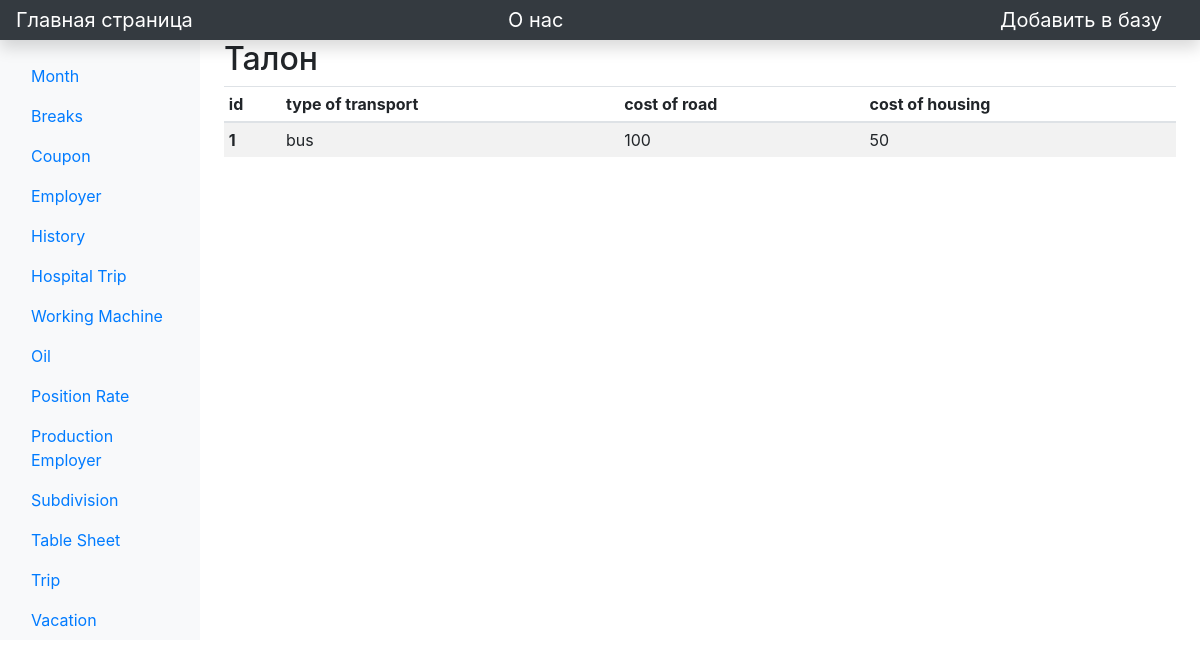
The app's page /view/comupon_ with its own data.
### main/models.py (models this page shows)
class Coupon(models.Model):
    type_of_transport = models.CharField('Type of transport', max_length=64)
    cost_road = models.IntegerField('Price of road')
    cost_housing = models.IntegerField('Price of housing')

### main/views.py (the view)
# urls.py: path('view/comupon_', views.coupon_, name='coupon_'),
def coupon_(request):
    task = Coupon.objects.all()
    return render(request, 'main/view/coupon_.html', {'task': task})

### main/templates/main/view/coupon_.html (shortened to what this page needs)
{% extends 'main/base.html' %}
{% block content %}
        <main class="col-md-9 ms-sm-auto col-lg-10 px-md-4">
            <h2>Талон</h2>
            <div class="">
                <table class="table table-striped table-sm ">
                    <thead>
                    <tr>
                        <th scope="col">id</th>
                        <th scope="col">type of transport</th>
                        <th scope="col">cost of road</th>
                        <th scope="col">cost of housing</th>
                    </tr>
                    </thead>
                    <tbody>
                    {% if task %}
                    {% for i in task %}
                        <tr>
                            <th scope="row">{{ i.id }}</th>
                            <td>{{ i.type_of_transport }}</td>
                            <td>{{ i.cost_road }}</td>
                            <td>{{ i.cost_housing }}</td>
                        </tr>
                    {% endfor %}
                    {% else %}
                    <tr>
                        <td>Empty!</td>
                    </tr>
                    {% endif %}
                    </tbody>
                </table>
            </div>
        </main>
{% endblock %}

### records on screen
Coupon: id "1", type_of_transport "bus", cost_road "100", cost_housing "50"
